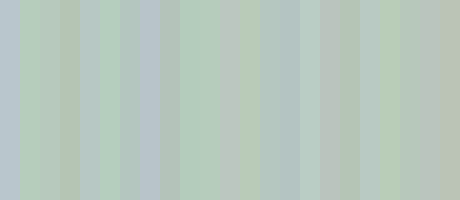
Frame 1 (no input)
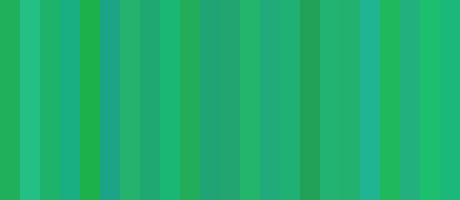
Frame 60 (the mouse pressed at the canvas centre just before this capture)
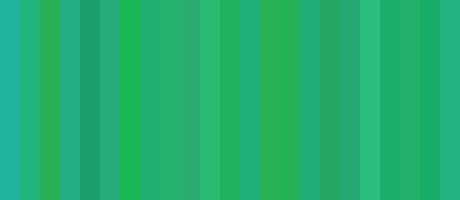
Frame 120 (the mouse held since frame 60 and released just before this capture)

The Processing sketch that drew these frames (run headless with seeded random() and noise(); from frame 60 on, the mouse is pressed at the canvas centre):

// Processing sketch: escalamasiva0
// ── escalamasiva0.pde
int blocksize;
void setup() {
  size(460, 200);
  blocksize = 20;
  noStroke();
}
void draw() {
    int x = 0;
    while (x < width){
      fill(random(0, 64), random(128, 223), random(223), 30);
      rect(x, 0, blocksize, 200);
      x+=blocksize;
    }

//  int specialX = mouseX - (mouseX % blocksize);
//  int specialY = mouseY - (mouseY % blocksize);
//  fill(255);
//  rect(specialX, specialY, blocksize, blocksize);
}
